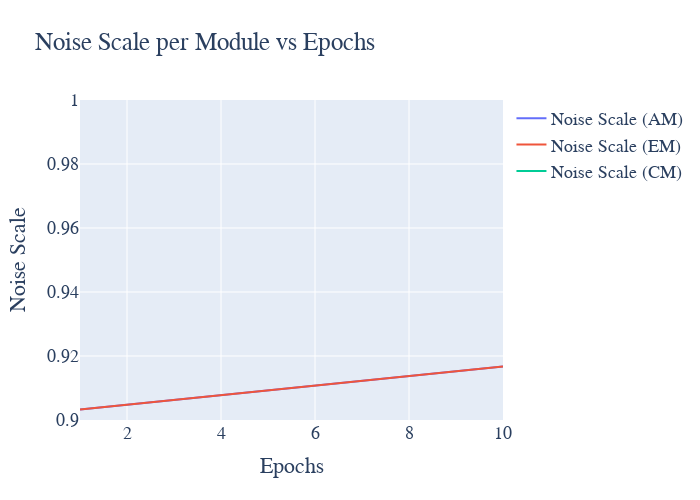

Source (notebook cell):
### Code cell
import pandas as pd
import plotly.graph_objects as go

# Load the CSV file into a pandas dataframe
df = pd.read_csv('table_red.csv')

# Add new columns for noise_am, noise_em, and noise_cm
df['noise_am'] = 1.0 * df['noise_scale']
df['noise_em'] = 1.0 * df['noise_scale']
df['noise_cm'] = 2.0 * df['noise_scale']

# Create a figure for Test Accuracy vs Epochs
fig1 = go.Figure()
fig1.add_trace(go.Scatter(x=df['epoch_number'], y=df['test_acc'], mode='lines', name='Test Accuracy'))
fig1.update_layout(title="Test Accuracy vs Epochs", height=500, width=700, font=dict(family='Arial', size=18),
                  xaxis=dict(title='Epochs'), yaxis=dict(title='Accuracy (%)', range=[80, 95]))
#fig1.show()

# Create a figure for Train Accuracy vs Epochs
fig2 = go.Figure()
fig2.add_trace(go.Scatter(x=df['epoch_number'], y=df['train_acc'], mode='lines', name='Train Accuracy'))
fig2.update_layout(title="Train Accuracy vs Epochs", height=500, width=700, font=dict(family='Arial', size=18),
                  xaxis=dict(title='Epochs'), yaxis=dict(title='Accuracy (%)', range=[80, 95]))
#fig2.show()

# Create a figure for Val Accuracy vs Epochs
fig3 = go.Figure()
fig3.add_trace(go.Scatter(x=df['epoch_number'], y=df['val_acc'], mode='lines', name='Val Accuracy'))
fig3.update_layout(title="Val Accuracy vs Epochs", height=500, width=700, font=dict(family='Arial', size=18),
                  xaxis=dict(title='Epochs'), yaxis=dict(title='Accuracy (%)', range=[80, 95]))
#fig3.show()

# Create a figure for Noise Scale per Module vs Epochs
fig4 = go.Figure()
fig4.add_trace(go.Scatter(x=df['epoch_number'], y=df['noise_am'], mode='lines', name='Noise Scale (AM)'))
fig4.add_trace(go.Scatter(x=df['epoch_number'], y=df['noise_em'], mode='lines', name='Noise Scale (EM)'))
fig4.add_trace(go.Scatter(x=df['epoch_number'], y=df['noise_cm'], mode='lines', name='Noise Scale (CM)'))
fig4.update_layout(title="Noise Scale per Module vs Epochs", height=500, width=700, font=dict(family='Arial', size=18),
                  xaxis=dict(title='Epochs'), yaxis=dict(title='Noise Scale', range=[0.9, 1.0]))
#fig4.show()

### Figure 1 — Plotly figure (JSON) as saved in the notebook; plotly's stock layout.template omitted (floating-point values rounded to 4 significant figures)
{"data": [{"mode": "lines", "name": "Noise Scale (AM)", "type": "scatter", "x": [1, 2, 3, 4, 5, 6, 7, 8, 9, 10], "y": [0.9033, 0.9048, 0.9063, 0.9078, 0.9093, 0.9108, 0.9123, 0.9138, 0.9152, 0.9167]}, {"mode": "lines", "name": "Noise Scale (EM)", "type": "scatter", "x": [1, 2, 3, 4, 5, 6, 7, 8, 9, 10], "y": [0.9033, 0.9048, 0.9063, 0.9078, 0.9093, 0.9108, 0.9123, 0.9138, 0.9152, 0.9167]}, {"mode": "lines", "name": "Noise Scale (CM)", "type": "scatter", "x": [1, 2, 3, 4, 5, 6, 7, 8, 9, 10], "y": [1.807, 1.81, 1.813, 1.816, 1.819, 1.822, 1.825, 1.828, 1.83, 1.833]}], "layout": {"font": {"family": "Arial", "size": 18}, "height": 500, "title": {"text": "Noise Scale per Module vs Epochs"}, "width": 700, "xaxis": {"title": {"text": "Epochs"}}, "yaxis": {"range": [0.9, 1], "title": {"text": "Noise Scale"}}}}
